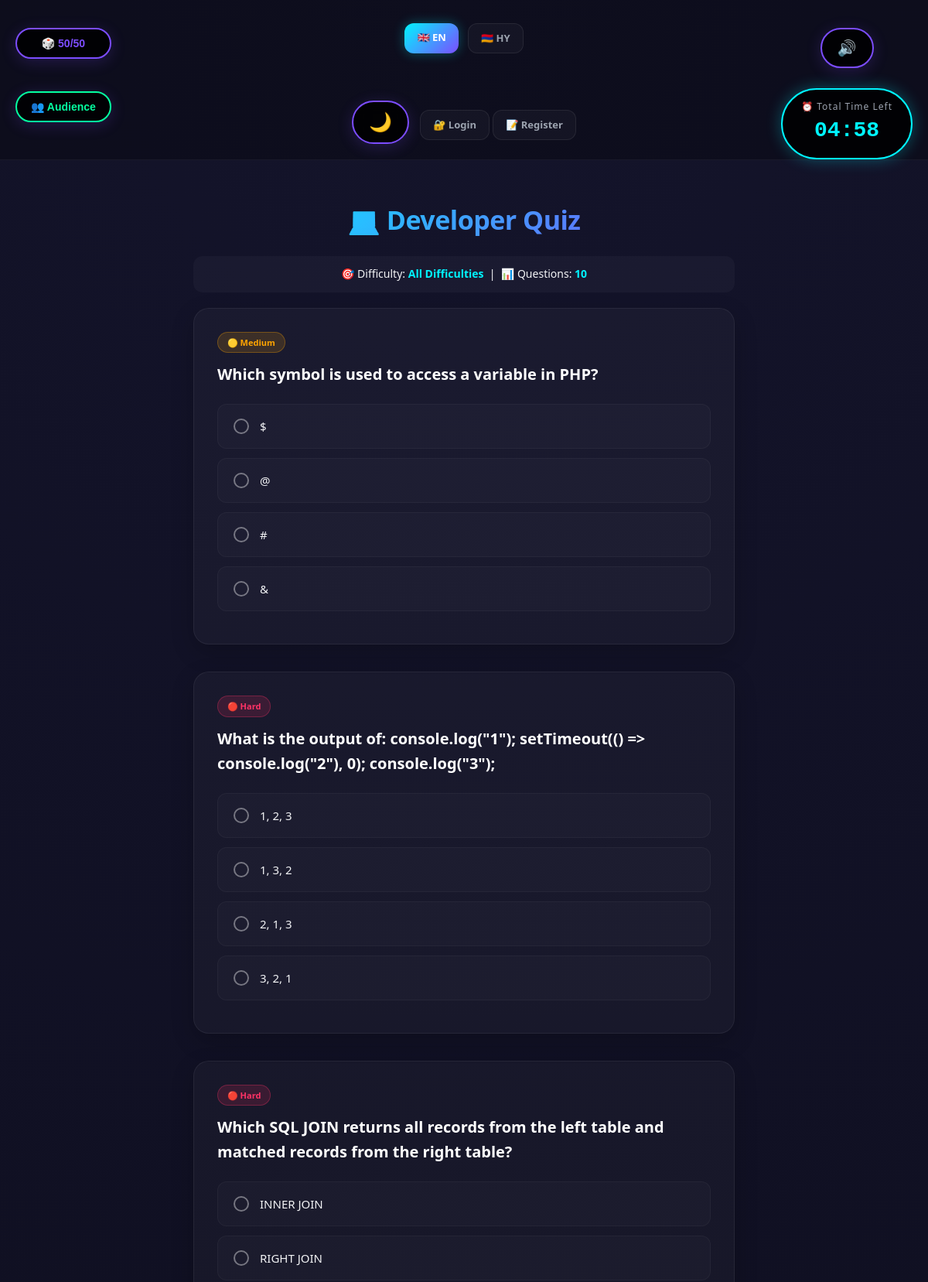
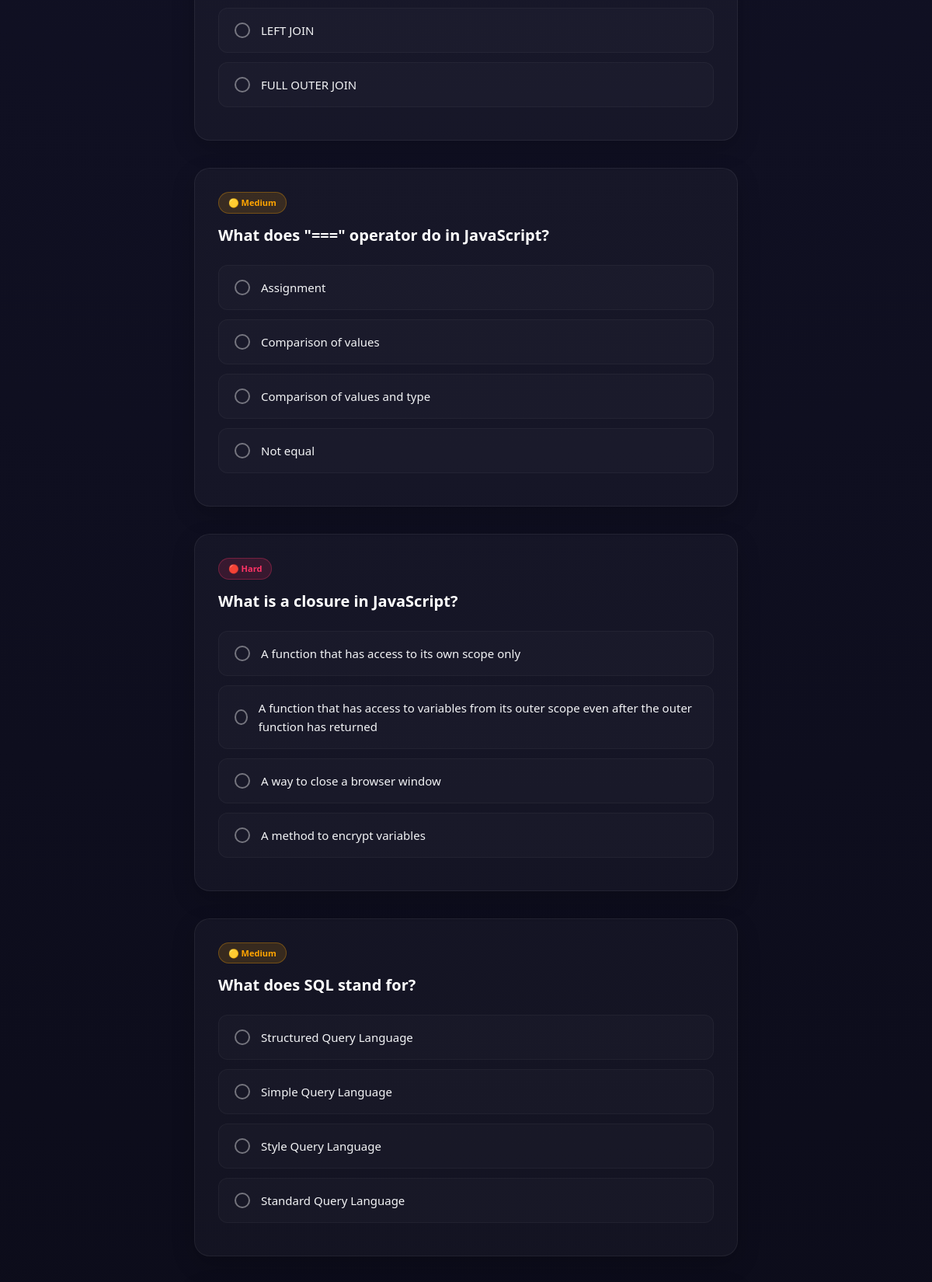
The app's page /game.php (upper part) with its own data (2 pictures, top to bottom).
### tables this page shows
CREATE TABLE `questions` (
  `id` int(11) NOT NULL,
  `question` text NOT NULL,
  `option_a` varchar(255) NOT NULL,
  `option_b` varchar(255) NOT NULL,
  `option_c` varchar(255) NOT NULL,
  `option_d` varchar(255) NOT NULL,
  `answer` int(11) NOT NULL,
  `explanation` text,
  `difficulty` enum('easy','medium','hard') NOT NULL DEFAULT 'medium'
);

### lang.php (called while the page is built, shortened)
<?php
$lang = "en";
function t($key){
    global $texts, $lang;
    if (isset($texts[$lang][$key])) {
        return $texts[$lang][$key];
    }
    return $key;
}
?>

### game.php (the view, shortened to what this page needs)
<?php
include "header.php";
$selected_difficulty = isset($_SESSION["quiz_difficulty"]) ? $_SESSION["quiz_difficulty"] : "all";
$selected_count = isset($_SESSION["quiz_question_count"]) ? $_SESSION["quiz_question_count"] : 10;
$fifty_fifty_available = 1;
$audience_available = 1;
if($selected_difficulty == 'all') {
    $result = $conn->query("SELECT * FROM questions");
} else {
    $stmt = $conn->prepare("SELECT * FROM questions WHERE difficulty = ?");
    $stmt->bind_param("s", $selected_difficulty);
    $stmt->execute();
    $result = $stmt->get_result();
}
$all_questions = [];
while($row = $result->fetch_assoc()){
    $all_questions[] = $row;
}
$total_available = count($all_questions);
if($selected_count == 'all') {
    $selected_count = $total_available;
} else {
    $selected_count = (int)$selected_count;
}
$questions = $all_questions;
shuffle($questions);
$questions = array_slice($questions, 0, $selected_count);
$total_questions = count($questions);
$difficulty_icons = ['easy' => '🟢', 'medium' => '🟡', 'hard' => '🔴'];
    ?>
<div class="lifelines-container">
    <button class="lifeline-btn lifeline-fifty <?php echo ($fifty_fifty_available <= 0) ? 'disabled' : ''; ?>"
            id="fiftyBtn" onclick="useFiftyFifty()" <?php echo ($fifty_fifty_available <= 0) ? 'disabled' : ''; ?>>
        🎲 50/50
    </button>
    <button class="lifeline-btn lifeline-audience <?php echo ($audience_available <= 0) ? 'disabled' : ''; ?>"
            id="audienceBtn" onclick="useAudienceHelp()" <?php echo ($audience_available <= 0) ? 'disabled' : ''; ?>>
        👥 <?php echo t("audience"); ?>
    </button>
</div>
<div class="timer-container">
    <button id="soundToggleBtn" onclick="toggleSound()">🔊</button>
    <div class="timer-box quiz-timer" id="quizTimerBox">
        <div class="timer-label"><?php echo t("total_time_left"); ?></div>
        <div class="timer-value" id="quizTimer">--:--</div>
    </div>
</div>
<div class="game-container">
    <h1 class="game-title">💻 <?php echo t("title"); ?></h1>
    <div class="setup-info">
        🎯 <?php echo t("difficulty"); ?>: <span><?php echo t($selected_difficulty == 'all' ? 'all_difficulties' : $selected_difficulty); ?></span> &nbsp;|&nbsp;
        📊 <?php echo t("questions"); ?>: <span><?php echo $total_questions; ?></span>
    </div>
    <form method="POST" id="quizForm">
        <?php foreach($questions as $index => $q): ?>
            <div class="card" id="card-<?php echo $index; ?>" data-question-index="<?php echo $index; ?>" data-correct-answer="<?php echo $q['answer']; ?>">
                <div class="difficulty-badge difficulty-<?php echo $q['difficulty']; ?>-badge">
                    <?php echo $difficulty_icons[$q['difficulty']]; ?> <?php echo t($q['difficulty']); ?>
                </div>
                <h3><?php echo htmlspecialchars(t($q["question"])); ?></h3>
                <?php for($opt = 1; $opt <= 4; $opt++): ?>
                <label class="option-label option-<?php echo $opt; ?>" data-opt="<?php echo $opt; ?>">
                    <input type="radio" name="q<?php echo $q['id']; ?>" value="<?php echo $opt; ?>" required>
                    <?php echo htmlspecialchars(t($q["option_".chr(96+$opt)])); ?>
                </label>
                <?php endfor; ?>
            </div>
        <?php endforeach; ?>
    </form>
</div>
<?php include "footer.php"; ?>

### style.css (style rules this page uses)
* { margin: 0; padding: 0; box-sizing: border-box; }
body { font-family: 'Segoe UI', Tahoma, Geneva, Verdana, sans-serif; background: radial-gradient(circle at top, #14142b, #080811); color: #f3f4f6; min-height: 100vh; line-height: 1.6; }
h1 { font-size: 38px; font-weight: 800; margin-bottom: 15px; background: linear-gradient(135deg, #00f5ff, #7c4dff); -webkit-background-clip: text; -webkit-text-fill-color: transparent; letter-spacing: -0.5px; }
a.button, button { display: flex; align-items: center; justify-content: center; gap: 10px; width: 90%; margin: 16px auto; padding: 14px; border: none; border-radius: 14px; text-decoration: none; color: #ffffff; font-size: 16px; font-weight: 600; cursor: pointer; transition: all 0.3s cubic-bezier(0.4, 0, 0.2, 1); }
button { background: linear-gradient(135deg, #7c4dff, #00f5ff); box-shadow: 0 4px 20px rgba(124, 77, 255, 0.2); width: 100%; }
.game-container { max-width: 700px; width: 90%; margin: 50px auto; }
.game-title { text-align: center; margin-bottom: 40px; font-size: 34px; font-weight: 800; }
.card { background: rgba(255, 255, 255, 0.03); padding: 30px; margin-bottom: 35px; border-radius: 20px; border: 1px solid rgba(255, 255, 255, 0.06); box-shadow: 0 10px 30px rgba(0, 0, 0, 0.2); transition: border 0.3s; }
.card h3 { margin-bottom: 22px; font-size: 20px; font-weight: 600; color: #ffffff; }
label { display: flex; align-items: center; padding: 16px 20px; margin: 12px 0; border-radius: 12px; background: rgba(255, 255, 255, 0.02); border: 1px solid rgba(255, 255, 255, 0.04); cursor: pointer; font-size: 15px; transition: all 0.2s ease; }
input[type="radio"] { appearance: none; -webkit-appearance: none; width: 20px; height: 20px; border: 2px solid rgba(255, 255, 255, 0.4); border-radius: 50%; margin-right: 14px; outline: none; display: grid; place-content: center; transition: all 0.2s ease; }
input[type="radio"]::before { content: ""; width: 10px; height: 10px; border-radius: 50%; transform: scale(0); transition: 0.2s transform ease-in-out; background: #00f5ff; box-shadow: 0 0 10px #00f5ff; }
input::placeholder { color: rgba(255, 255, 255, 0.4); }
.timer-container { display: flex; flex-direction: column; align-items: flex-end; gap: 10px; }

### records on screen
questions: difficulty "🟡", difficulty "Medium", question "Which symbol is used to access a variable in PHP?", option_a "$", option_b "@", option_c "#", option_d "&"
questions: difficulty "🔴", difficulty "Hard", question "What is the output of: console.log(\"1\"); setTimeout(() => console.log(\"2\"), 0); console.log(\"3\");", option_a "1, 2, 3", option_b "1, 3, 2", option_c "2, 1, 3", option_d "3, 2, 1"
questions: difficulty "🔴", difficulty "Hard", question "Which SQL JOIN returns all records from the left table and matched records from the right table?", option_a "INNER JOIN", option_b "RIGHT JOIN", option_c "LEFT JOIN", option_d "FULL OUTER JOIN"
questions: difficulty "🟡", difficulty "Medium", question "What does \"===\" operator do in JavaScript?", option_a "Assignment", option_b "Comparison of values", option_c "Comparison of values and type", option_d "Not equal"
questions: difficulty "🔴", difficulty "Hard", question "What is a closure in JavaScript?", option_a "A function that has access to its own scope only", option_b "A function that has access to variables from its outer scope even after the outer function has returned", option_c "A way to close a browser window", option_d "A method to encrypt variables"
questions: difficulty "🟡", difficulty "Medium", question "What does SQL stand for?", option_a "Structured Query Language", option_b "Simple Query Language", option_c "Style Query Language", option_d "Standard Query Language"

### other values on screen
t("login") "Login"
t("register") "Register"
t("audience") "Audience"
t("total_time_left") "⏰ Total Time Left"
t("title") "Developer Quiz"
t("difficulty") "Difficulty"
t("questions") "Questions"
$total_questions "10"
